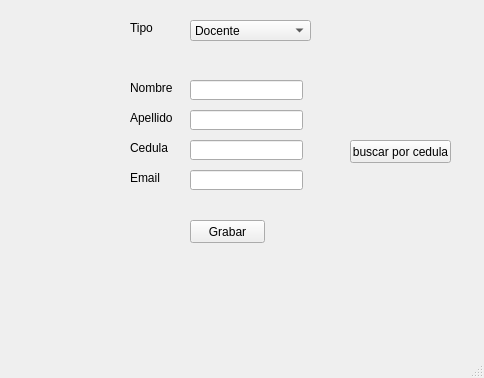
<?xml version="1.0" encoding="UTF-8"?>
<ui version="4.0">
 <class>vtn_principal</class>
 <widget class="QMainWindow" name="vtn_principal">
  <property name="geometry">
   <rect>
    <x>0</x>
    <y>0</y>
    <width>484</width>
    <height>378</height>
   </rect>
  </property>
  <property name="windowTitle">
   <string>vtn_principal</string>
  </property>
  <widget class="QWidget" name="centralwidget">
   <widget class="QLineEdit" name="line_nombre">
    <property name="geometry">
     <rect>
      <x>190</x>
      <y>80</y>
      <width>113</width>
      <height>20</height>
     </rect>
    </property>
    <property name="maxLength">
     <number>50</number>
    </property>
   </widget>
   <widget class="QLineEdit" name="line_apellido">
    <property name="geometry">
     <rect>
      <x>190</x>
      <y>110</y>
      <width>113</width>
      <height>20</height>
     </rect>
    </property>
    <property name="maxLength">
     <number>50</number>
    </property>
   </widget>
   <widget class="QLabel" name="lbl_Nombre">
    <property name="geometry">
     <rect>
      <x>130</x>
      <y>80</y>
      <width>51</width>
      <height>16</height>
     </rect>
    </property>
    <property name="text">
     <string>Nombre</string>
    </property>
   </widget>
   <widget class="QLabel" name="lbl_Apellido">
    <property name="geometry">
     <rect>
      <x>130</x>
      <y>110</y>
      <width>51</width>
      <height>16</height>
     </rect>
    </property>
    <property name="text">
     <string>Apellido</string>
    </property>
   </widget>
   <widget class="QPushButton" name="pBtton_Grabar">
    <property name="geometry">
     <rect>
      <x>190</x>
      <y>220</y>
      <width>75</width>
      <height>23</height>
     </rect>
    </property>
    <property name="text">
     <string>Grabar</string>
    </property>
   </widget>
   <widget class="QComboBox" name="cb_tipo_persona">
    <property name="geometry">
     <rect>
      <x>190</x>
      <y>20</y>
      <width>121</width>
      <height>21</height>
     </rect>
    </property>
    <item>
     <property name="text">
      <string>Docente</string>
     </property>
    </item>
    <item>
     <property name="text">
      <string>Estudiante</string>
     </property>
    </item>
   </widget>
   <widget class="QLabel" name="lbl_tipo_persona">
    <property name="geometry">
     <rect>
      <x>130</x>
      <y>20</y>
      <width>51</width>
      <height>16</height>
     </rect>
    </property>
    <property name="text">
     <string>Tipo</string>
    </property>
   </widget>
   <widget class="QLabel" name="lbl_cedula">
    <property name="geometry">
     <rect>
      <x>130</x>
      <y>140</y>
      <width>51</width>
      <height>16</height>
     </rect>
    </property>
    <property name="text">
     <string>Cedula</string>
    </property>
   </widget>
   <widget class="QLabel" name="lbl_correo">
    <property name="geometry">
     <rect>
      <x>130</x>
      <y>170</y>
      <width>51</width>
      <height>16</height>
     </rect>
    </property>
    <property name="text">
     <string>Email</string>
    </property>
   </widget>
   <widget class="QLineEdit" name="line_cedula">
    <property name="geometry">
     <rect>
      <x>190</x>
      <y>140</y>
      <width>113</width>
      <height>20</height>
     </rect>
    </property>
    <property name="maxLength">
     <number>10</number>
    </property>
   </widget>
   <widget class="QLineEdit" name="line_email">
    <property name="geometry">
     <rect>
      <x>190</x>
      <y>170</y>
      <width>113</width>
      <height>20</height>
     </rect>
    </property>
    <property name="maxLength">
     <number>100</number>
    </property>
   </widget>
   <widget class="QPushButton" name="pBtton_buscar_cedula">
    <property name="geometry">
     <rect>
      <x>350</x>
      <y>140</y>
      <width>101</width>
      <height>23</height>
     </rect>
    </property>
    <property name="text">
     <string>buscar por cedula</string>
    </property>
   </widget>
  </widget>
  <widget class="QMenuBar" name="menubar">
   <property name="geometry">
    <rect>
     <x>0</x>
     <y>0</y>
     <width>484</width>
     <height>21</height>
    </rect>
   </property>
  </widget>
  <widget class="QStatusBar" name="statusbar"/>
 </widget>
 <resources/>
 <connections/>
</ui>
